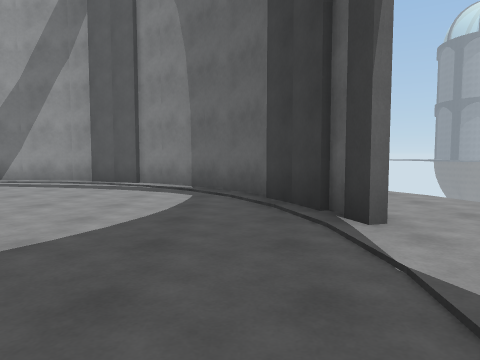
[1] (above)

12 first-person views from a walk through a Unity game level. The camera is 1.3 m above the floor, tilts 4° down and sees 70° across. The floor is counted in squares, 2 m on a side. Each view is taken from the middle of a square. On the plan, view 1 faces up. The plan holds only what a view shows up to about 10 squares ahead; the rest is blank. The place goes on beyond the plan. The player character is not drawn. Some animated figures are not drawn.

[2]
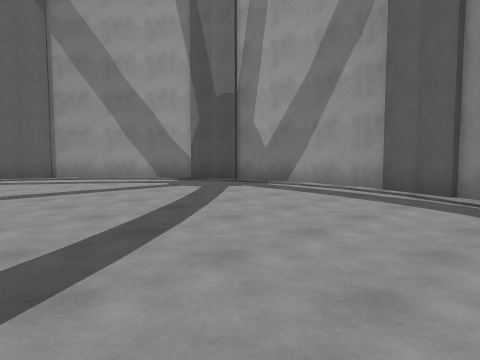

[3]
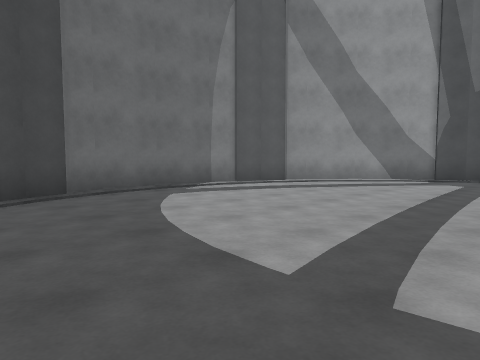

[4]
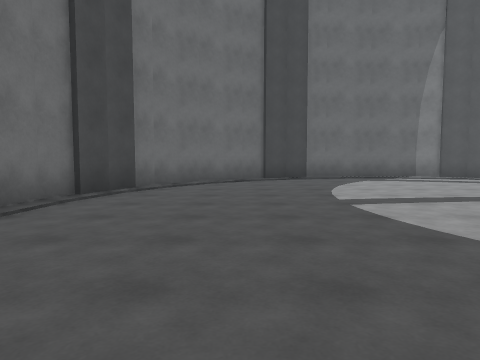

[5]
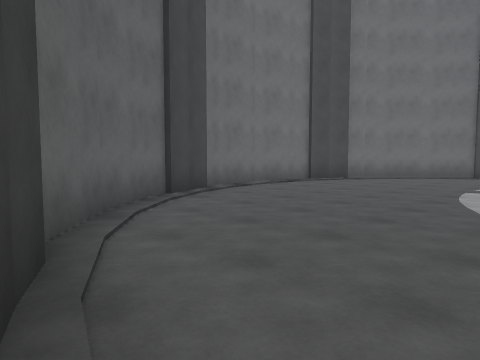

[6]
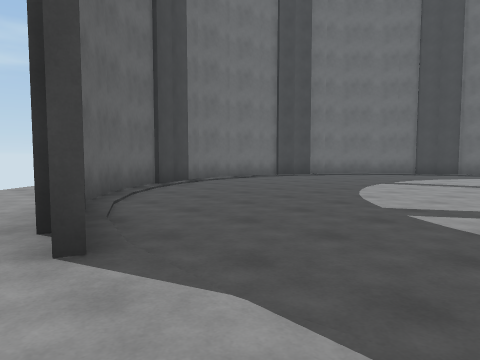

[7]
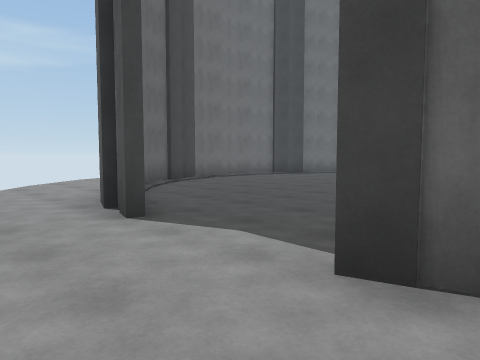

[8]
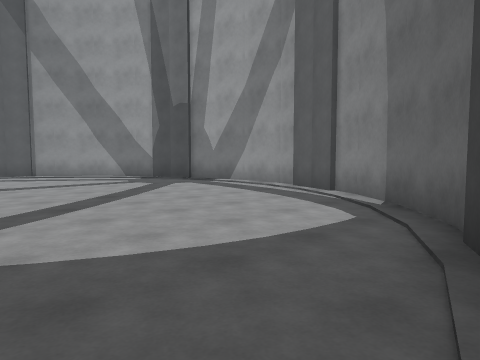

[9]
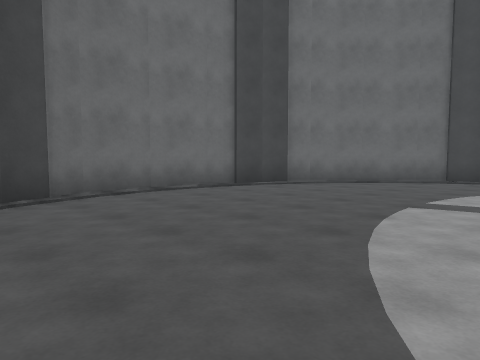

[10]
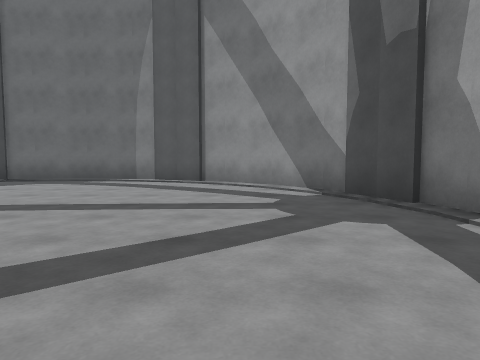

[11]
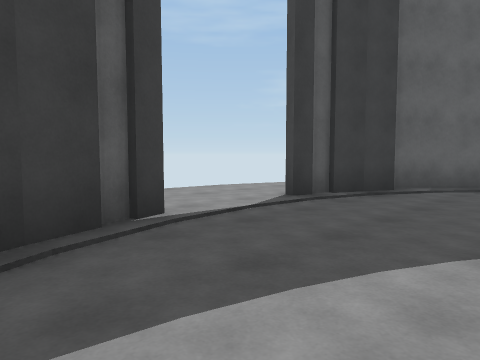

[12]
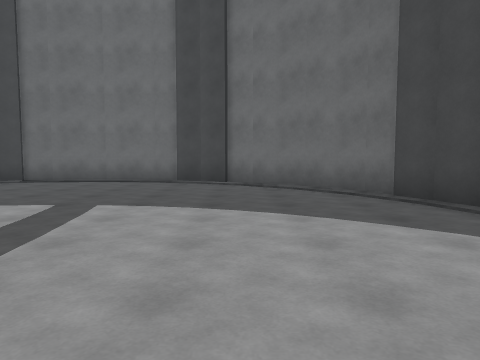

### Floor plan
Points are (right, up) in squares from view 1. A wall is a line through its corners. A room is listed if a view was taken in it or the views show most of it. See-through windows are left out.
Room 1 (views 1, 2, 3, 4, 5, 6, 7, 8, 9, 10, 11, 12)
walls: (0.7, 4.3) (0.1, 5.7); (0.6, -0.8) (1.2, 0.7); (1.2, 2.9) (0.6, 4.5); (0.2, 5.6) (-0.7, 6.7); (-1.7, 7.4) (-3, 8.1); (1.1, 3.8) (1.3, 3); (-0.6, 6.6) (-1.8, 7.6); (-2.8, 8) (-4.2, 8.5); (0.1, -1.9) (0.7, -0.7); (1.3, 0.7) (0.9, -0.9); (-4.1, 8.5) (-5.5, 8.7); (-0.7, -3) (0.2, -1.9); (-5.4, 8.7) (-6.9, 8.5); (-1.8, -3.9) (-0.6, -2.9); (-8, 8.1) (-9.3, 7.4); (-3, -4.5) (-1.6, -3.8); (-6.7, 8.6) (-8.2, 8.1); (-4.2, -4.8) (-2.9, -4.3); (-9.2, 7.6) (-10.4, 6.6); (-5.6, -5) (-4.1, -4.8); (-6.8, -4.8) (-5.5, -5); (-11.6, 4.5) (-12.1, 3.1); (-10.3, 6.7) (-11.2, 5.6); (-11.1, 5.7) (-11.7, 4.3); (-9.3, -3.7) (-7.9, -4.4); (-8.2, -4.4) (-6.7, -4.9); (-11.7, -0.6) (-11.1, -2); (-12.1, 0.6) (-11.7, -0.7); (-10.4, -2.9) (-9.2, -3.9); (-12.2, 3.2) (-12.3, 1.8); (-12.3, 1.9) (-12.2, 0.5); (-11.2, -1.9) (-10.3, -3.1)
ways out: opening at (2, -1)

Where each view was taken, in squares from view 1:
view 1: 0 up, 0 right, facing up
view 2: 2 up, 1 left, facing up-left
view 3: 2 down, 6 left, facing up-left
view 4: 2 down, 2 left, facing left
view 5: 1 up, 1 right, facing down-left
view 6: 3 up, 2 right, facing down-left
view 7: 4 up, 3 right, facing down-left
view 8: 2 up, 1 right, facing up-left
view 9: 1 up, 2 left, facing down-left
view 10: 6 up, 3 left, facing left
view 11: 5 up, 2 left, facing down-right
view 12: 4 up, 9 left, facing down
